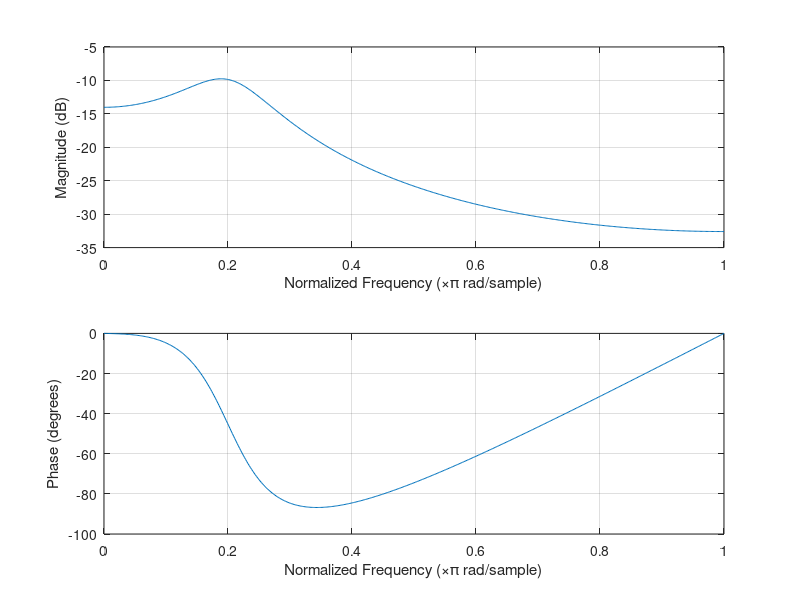
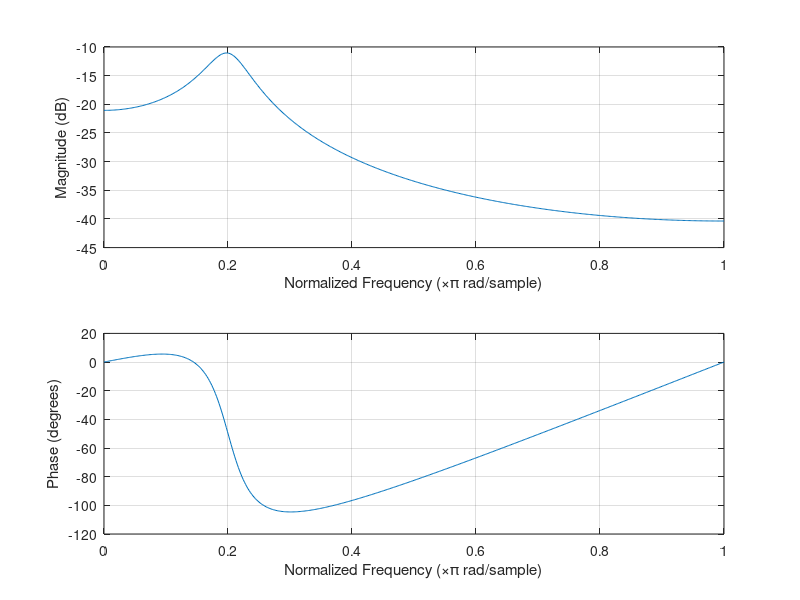
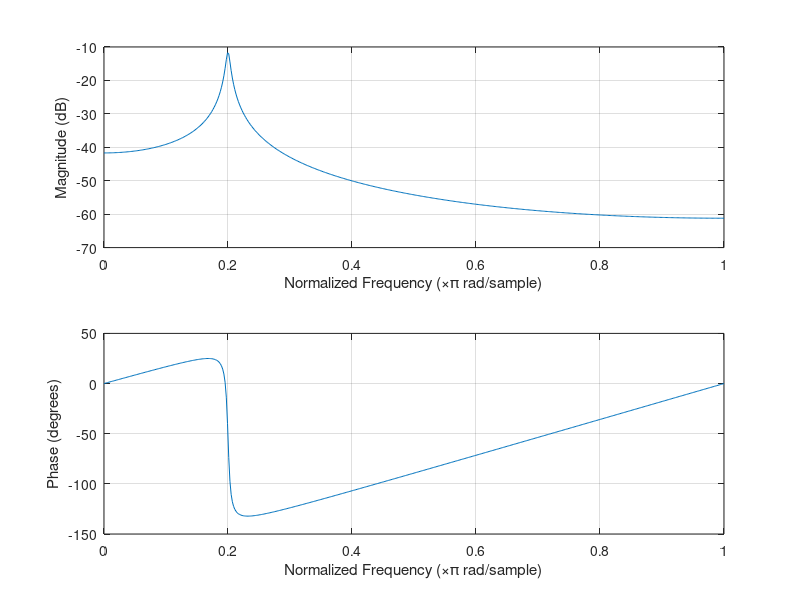
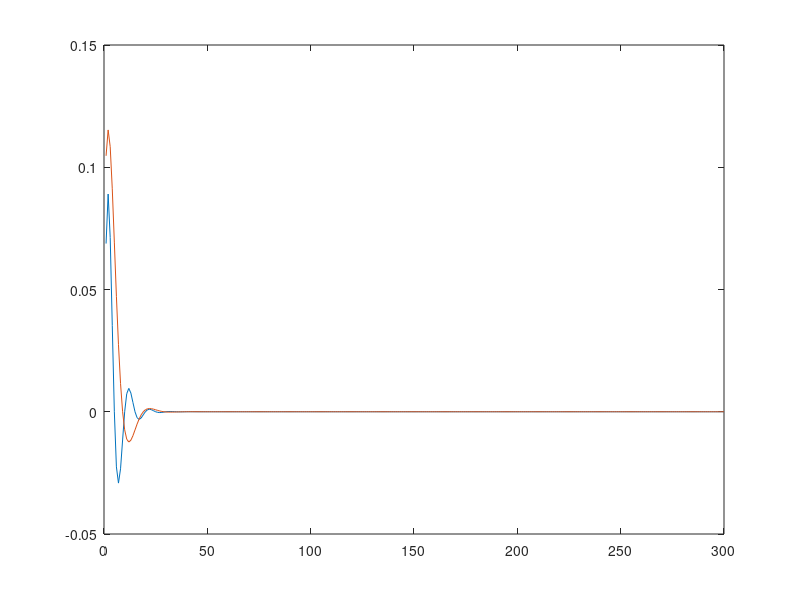

Reproduce these figures in MATLAB, in order. (Note: this script raises an error after producing the figures.)
clear all;
close all;
clc;

%% 3-1-a:
clear all;
close all;
clc;

n = 500;
f0 = 500;
fs = 10^4;

w = linspace(0, pi, n);
R = [0.8, 0.9, 0.99];

w0 = f0 * 2 * pi / fs;

for r=R
    G = (1-r)*(1-2*r*cos(w0)+r^2)^.5;
    b = [G];
    a = [1, -2*r*cos(2*w0), r^2];
    
    figure('Name', sprintf("R=%d", r))
    freqz(b, a)
    % [Amp, physconst] = freqz(b, a, n)
    % plot(w, Amp);
end


%% 3-1-b:
clear all;
close all;
clc;

n = 300;
f0 = 500;
fs = 10^4;

w = linspace(0, pi, n);
R = [0.8, 0.9, 0.99];

w0 = f0 * 2 * pi / fs;
y = zeros(1,n);

for r=R

    G = (1-r)*(1-2*r*cos(w0)+r^2)^.5;
    b = [G];
    a = [1, -2*r*cos(2*w0), r^2];
    
    y(1) = G;
    y(2) = -a(2)*y(1);
    

    hn = zeros(1, n);
    for k = 1:n
        hn(k) = (G/(sin(w0)))*(r^k)*sin(w0*(k + 1));
    end
    

    for k = 3:n
        y(k) = -a(2)*y(k-1) - a(3)*y(k-2);
    end

    
    
    figure('Name', sprintf("R=%d", r))
    plot(y);
    hold on;
    plot(hn);
    hold off;
end

%% 3-1-c:
clear all;
close all;
clc;

f0 = 500; % Hz
fs = 10000; % Hz
w  = 2 * pi * f0 / fs;
R = [0.80, 0.90, 0.99];

N = 300;
n  = 0:1:N;
s  = cos (w*n);
v  = randn(1,length(n));
x  = s + v;

figure('Name', 'Noisy Signal');
plot(n, x, 'r');
grid on;
xlabel('n');
ylabel('x[n]');
title('Noisy Signal');

for ll = 1:length(R)
    G = (1 - R(ll)) * (1 - 2*R(ll)*cos(2*w) + R(ll)^2)^0.5;
    b = G;
    a = [1, -2*R(ll)*cos(w), R(ll)^2];
    y = zeros(1,N);
    for mm = 1:N
        if (mm == 1)
            y(mm) = G*x(mm) ;
            w1 = y(1) ;
        elseif(mm == 2)
            y(mm) = -a(2)*w1 + G*x(mm) ;
            w2 = w1;
            w1 = y(2) ;
        else
            y(mm) = -a(2)*w1 - a(3)*w2 + G*x(mm) ;
            w2 = w1;
            w1 = y(mm);
        end
    end
    figure(8)
    subplot(length(R), 1, ll);
    plot(n, s, 'g');
    hold on;
    plot(n(1:end-1), y, 'r');
    grid on;
    xlabel('n');
    ylabel('y[n]');
    title("R = " + num2str(R(ll)));
end
%% 3-1-d:
clear all;
close all;
clc;

f0 = 500; % Hz
fs = 10000; % Hz
w  = 2 * pi * f0 / fs;
R = [0.80, 0.90, 0.99];
N = 300;
n  = 0:1:N;
s  = cos (w*n);
v  = randn(1,length(n));
x  = s + v;

for ll = 1:length(R)
    G = (1 - R(ll)) * (1 - 2*R(ll)*cos(2*w) + R(ll)^2)^0.5;
    b = G;
    a = [1, -2*R(ll)*cos(w), R(ll)^2];
    y_v = zeros(1,N);
    for mm = 1:N
        if (mm == 1)
            y_v(mm) = G*v(mm) ;
            w1 = y_v(1) ;
        elseif(mm == 2)
            y_v(mm) = -a(2)*w1 + G*v(mm) ;
            w2 = w1;
            w1 = y_v(2) ;
        else
            y_v(mm) = -a(2)*w1 - a(3)*w2 + G*v(mm) ;
            w2 = w1;
            w1 = y_v(mm);
        end
    end
    if(ll == 1)
        figure(9)
        subplot(length(R)+1, 1, ll);
        plot(n, v, 'b');
        hold on;
        grid on;
        xlabel('n');
        ylabel('v[n]');
        title('noise');
        legend('v[n]');
    end
    figure(9)
    subplot(length(R)+1, 1, ll+1);
    plot(n(1:end-1), y_v, 'c');
    grid on;
    xlabel('n');
    ylabel('y_v[n]');
    title("filtered noise, R = " + num2str(R(ll)));
    legend('y_v[n]');
end
%% 3-1-e:

clear all;
close all;
clc;

f0 = 500; % Hz
fs = 10000; % Hz
w  = 2 * pi * f0 / fs;
R = [0.80, 0.90, 0.99];
N = 300;
n  = 0:1:N;
s  = cos (w*n);
v  = randn(1,length(n));
x  = s + v;
for ll = 1:length(R)
    G = (1 - R(ll)) * (1 - 2*R(ll)*cos(2*w) + R(ll)^2)^0.5;
    b = G;
    a = [1, -2*R(ll)*cos(w), R(ll)^2];
    y_v = zeros(1,N);
    for mm = 1:N
        if (mm == 1)
            y_v(mm) = G*v(mm) ;
            w1 = y_v(1) ;
        elseif(mm == 2)
            y_v(mm) = -a(2)*w1 + G*v(mm) ;
            w2 = w1;
            w1 = y_v(2) ;
        else
            y_v(mm) = -a(2)*w1 - a(3)*w2 + G*v(mm) ;
            w2 = w1;
            w1 = y_v(mm);
        end
    end
    NRR = std(y_v)/std(v);
    NRR_th = (1+R(ll)^2)/((1+R(ll))*(1+2*R(ll)*cos(w)+R(ll)^2));

    figure(10);
    stem(R(ll), NRR, 'r');
    hold on;
    stem(R(ll), NRR_th, 'g');
    grid on;
    xlabel('R');
    ylabel('NRR');
    title('NRR from eq. Vs. Theory');
    legend('NRR', 'NRR Theory');
end
